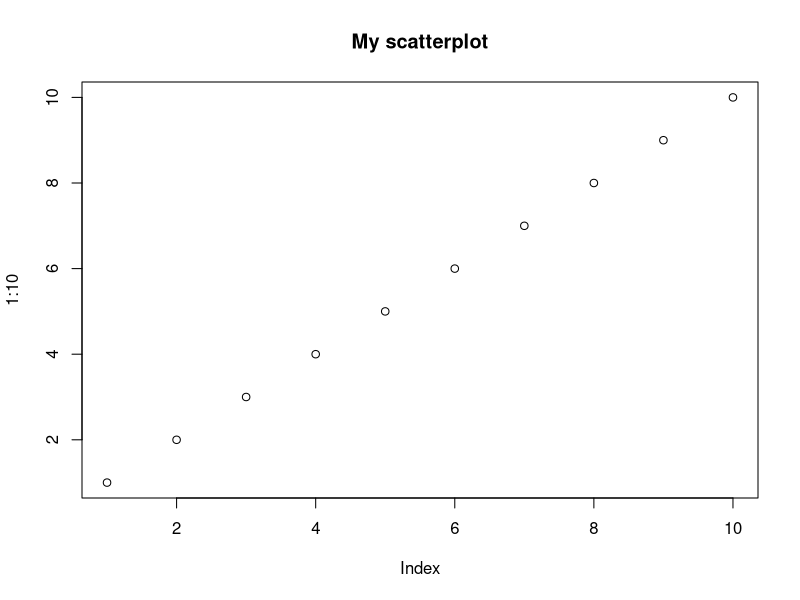
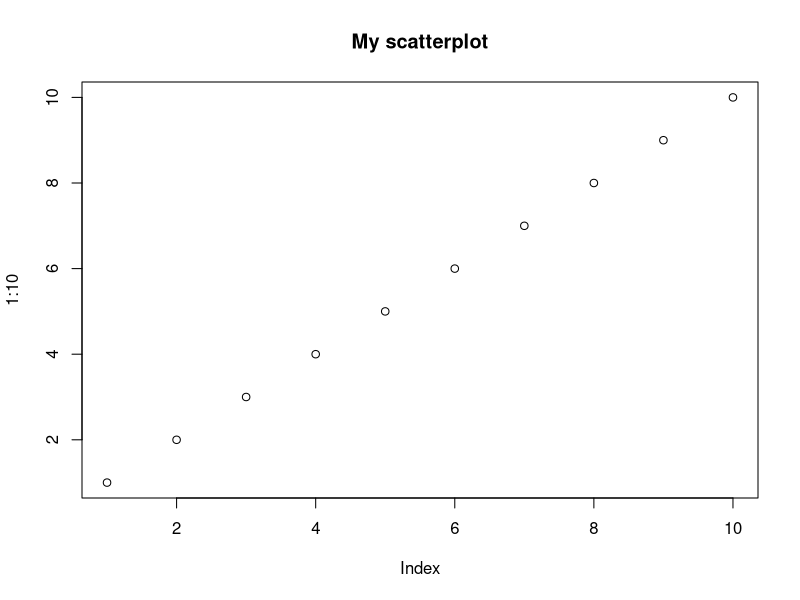
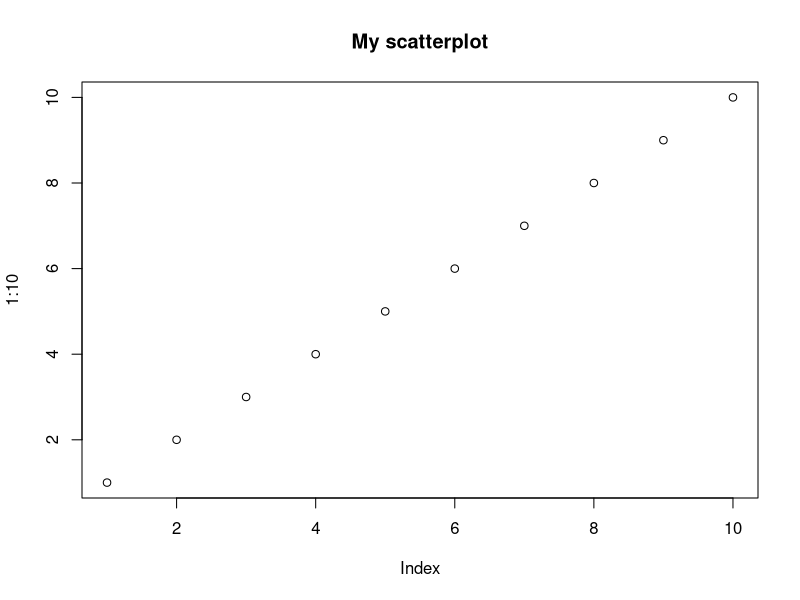
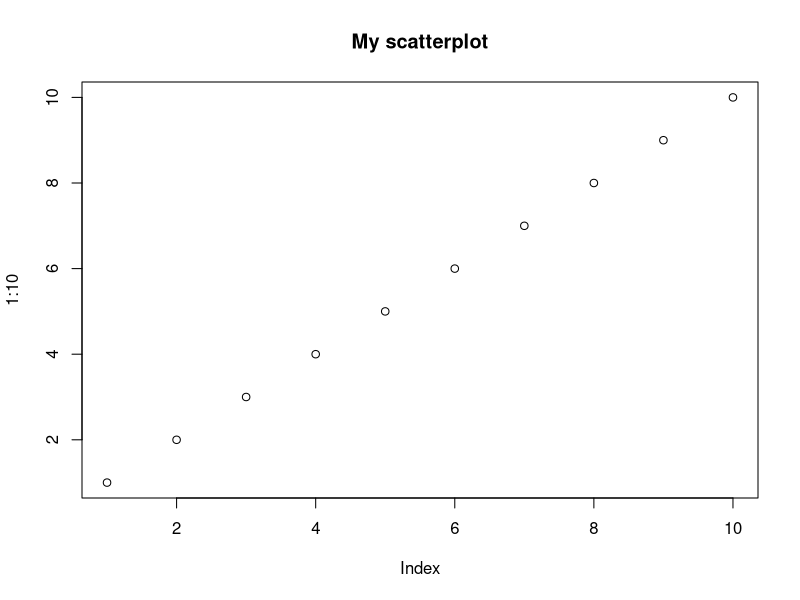
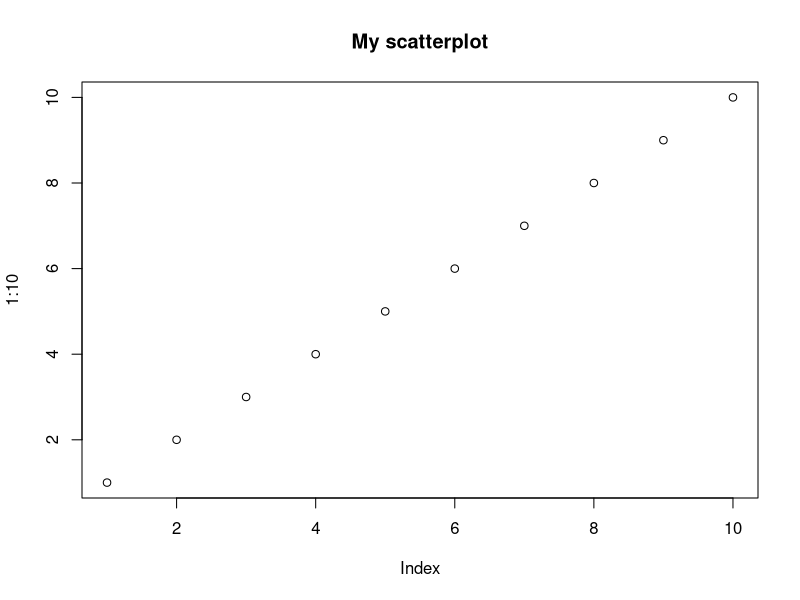
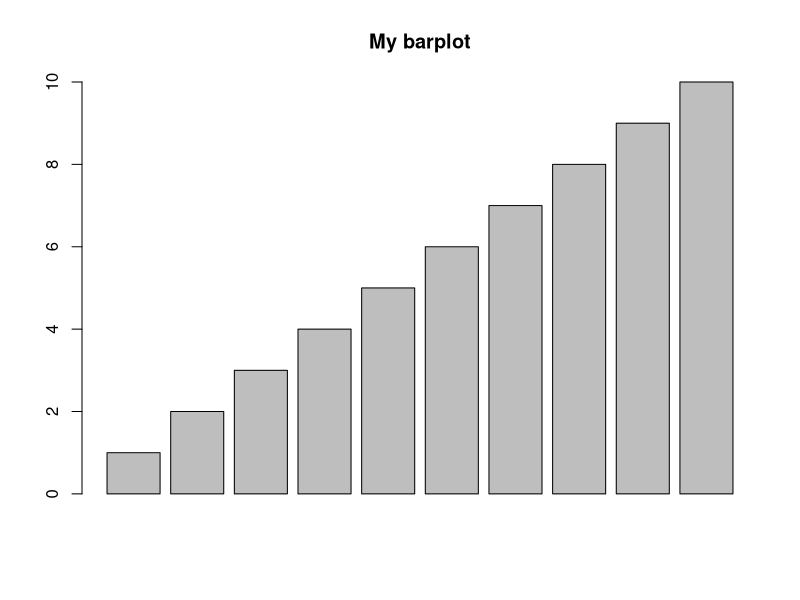
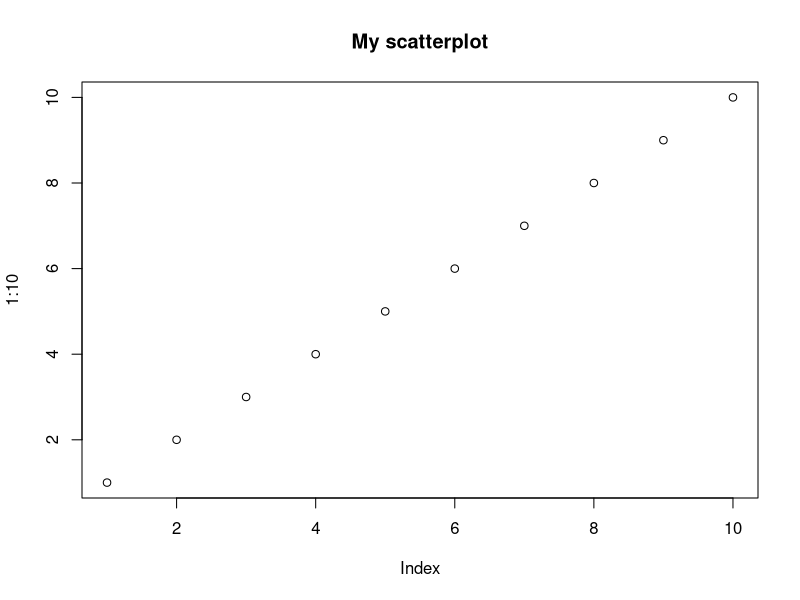

Recreate these plots in R, in order.
## ---- chunk 1
paste("Hello world")
## ---- chunk 2
plot(1:10, main="My scatterplot")
## ---- chunk 3
plot(1:10, main="My scatterplot")
## ---- chunk 4
plot(1:10, main="My scatterplot")
## ---- chunk 5
plot(1:10, main="My scatterplot")
## ---- chunk 6
plot(1:10, main="My scatterplot")
barplot(1:10, main="My barplot")
## ---- chunk 7
plot(1:10, main="My scatterplot")
